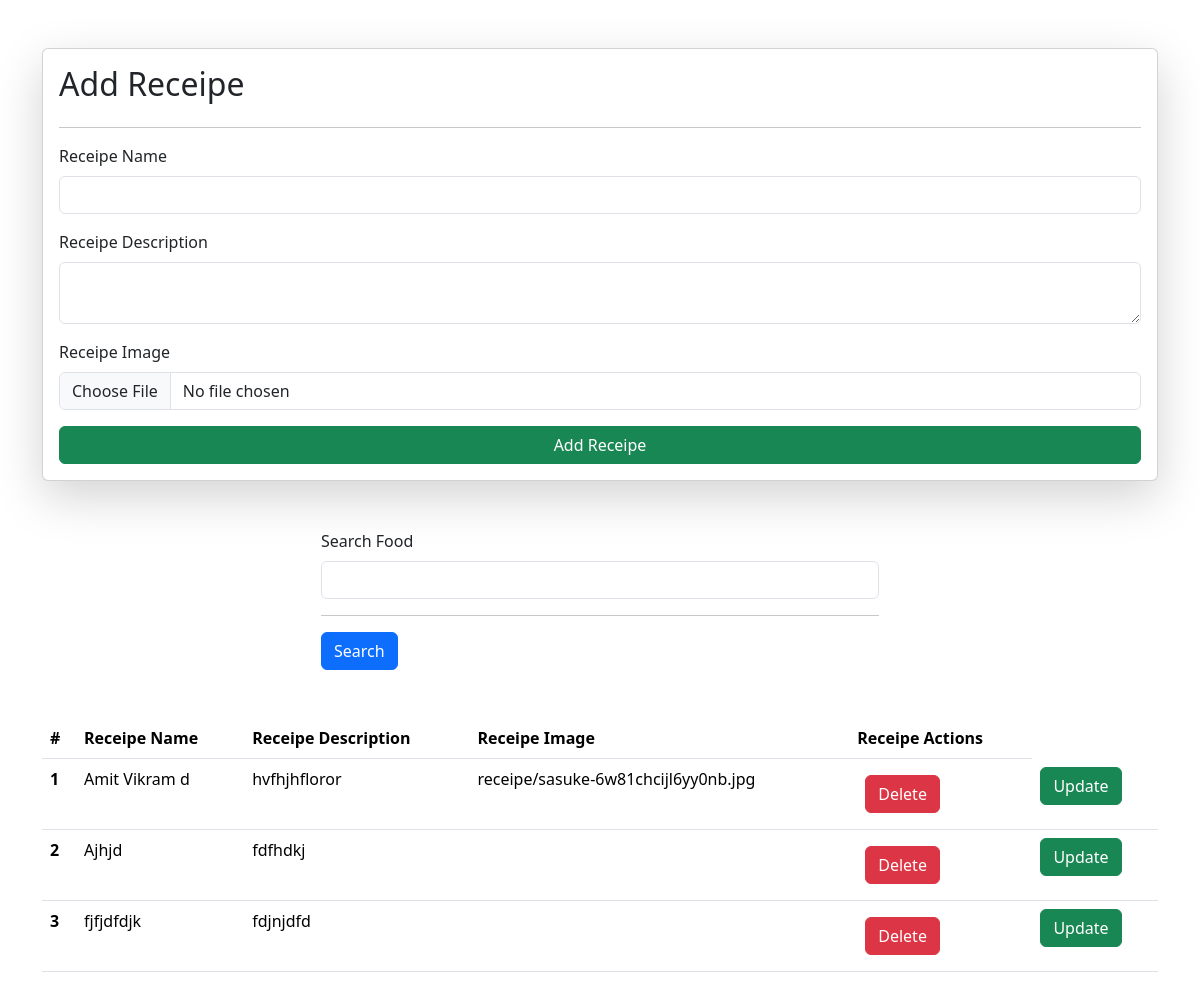
The page /receipes on the database its author committed.
### vege/models.py (models this page shows)
class Receipe(models.Model):
    user = models.ForeignKey(User, on_delete=models.SET_NULL, null = True, blank = True)
    receipe_name = models.CharField(max_length=100)
    receipe_description = models.TextField()
    receipe_image = models.ImageField(upload_to="receipe")
    receipe_view_count = models.IntegerField(default=1)

### vege/views.py (the view, shortened to what this page needs)
# urls.py: path('receipes', receipes, name="receipes"),
def receipes(request):
    queryset = Receipe.objects.all()
    if request.GET.get('search'):
        queryset = queryset.filter(receipe_name__icontains = request.GET.get('search'))
    context = {'receipes': queryset}
    return render(request, 'receipes.html', context)

### vege/templates/receipes.html (shortened to what this page needs)
<!DOCTYPE html>
<html lang="en">
<head>
  <link href="https://cdn.jsdelivr.net/npm/bootstrap@5.3.2/dist/css/bootstrap.min.css" rel="stylesheet"
>
</head>
<body>
  <div class="container mt-5">
    <form class="col-6-mx-auto card p-3 shadow-lg" method="post" enctype="multipart/form-data">
      <h2>Add Receipe</h2>
      <hr>
      <div class="mb-3">
        <label for="exampleInputEmail1" class="form-label">Receipe Name</label>
        <input name="receipe_name" required type="text" class="form-control">
      </div>
      <div class="mb-3">
        <label for="exampleInputPassword1"   class="form-label">Receipe Description</label>
        <textarea class="form-control" name="receipe_description" required></textarea>
      </div>
      <div class="mb-3">
        <label for="exampleInputPassword1" class="form-label">Receipe Image</label>
        <input name="receipe_image" type="file" class="form-control">
      </div>
      <button type="submit" class="btn btn-success">Add Receipe</button>
    </form>
    <div class="mt-5">
      <div class="mx-auto col-6">
        <form>
        <div class="mb-3">
          <label for="exampleInputEmail1" class="form-label">Search Food</label>
          <input name="search"  type="text" class="form-control">
          <hr>
        </div>
        <button type="submit" class="btn btn-primary">Search</button>
      </form>
      </div>
    </div>
    <table class="table mt-5">
      <thead>
        <tr>
          <th scope="col">#</th>
          <th scope="col">Receipe Name</th>
          <th scope="col">Receipe Description</th>
          <th scope="col">Receipe Image</th>
          <th scope="col">Receipe Actions</th>
        </tr>
      </thead>
      <tbody>
        {% for receipe in receipes %}
        <tr>
          <th scope="row">{{forloop.counter}}</th>
          <td>{{receipe.receipe_name}}</td>
          <td>{{receipe.receipe_description}}</td>
          <td>{{receipe.receipe_image}}</td>
          <td><a href="/delete_receipe/{{receipe.id}}/" class="btn btn-danger m-2">Delete</a></td>
          <td><a href="/update_receipe/{{receipe.id}}/" class="btn btn-success">Update</a></td>
        </tr>
        {% endfor %}
      </tbody>
    </table>
  </div>
</body>
</html>

### rows shown on the page
Receipe: receipe_name "Amit Vikram d", receipe_description "hvfhjhfloror", receipe_image "receipe/sasuke-6w81chcijl6yy0nb.jpg"
Receipe: receipe_name "Ajhjd", receipe_description "fdfhdkj"
Receipe: receipe_name "fjfjdfdjk", receipe_description "fdjnjdfd"
